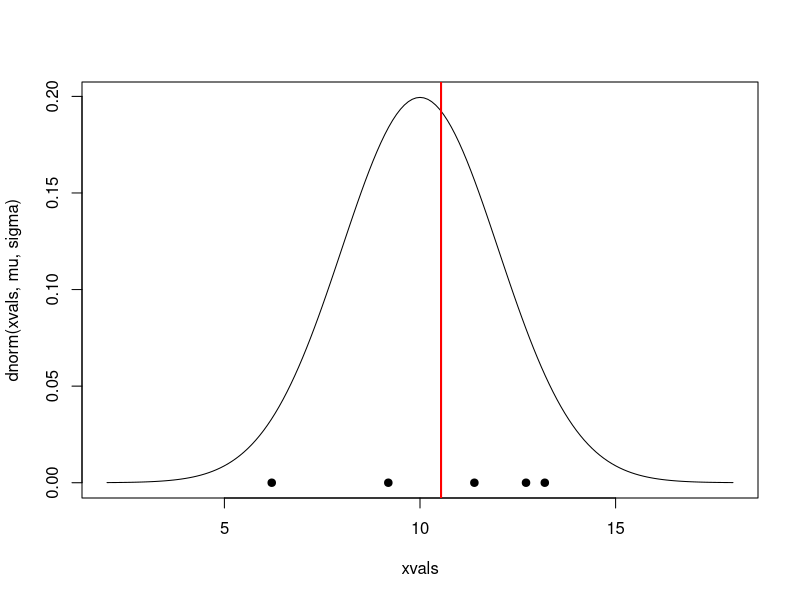
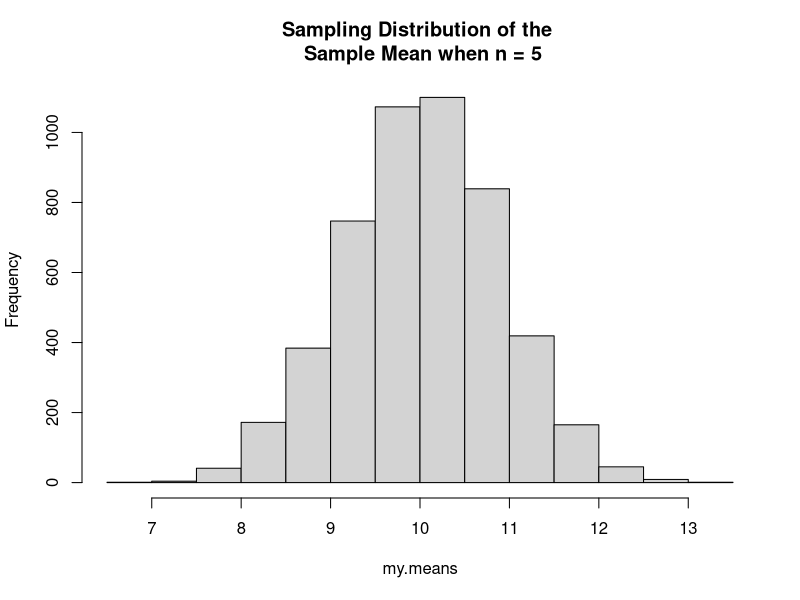
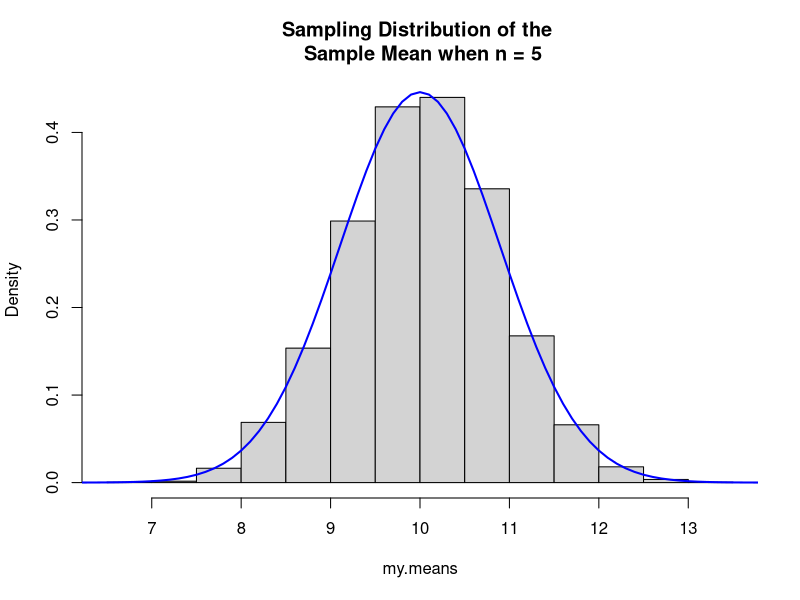
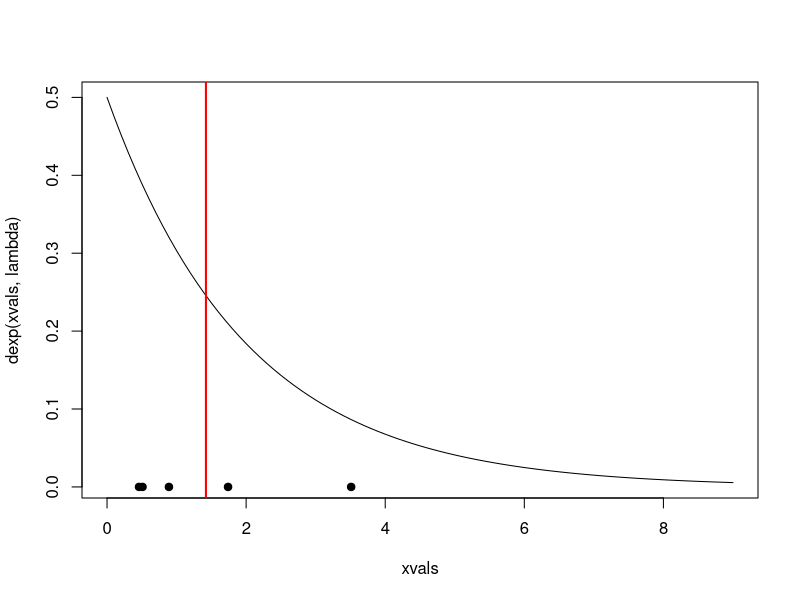
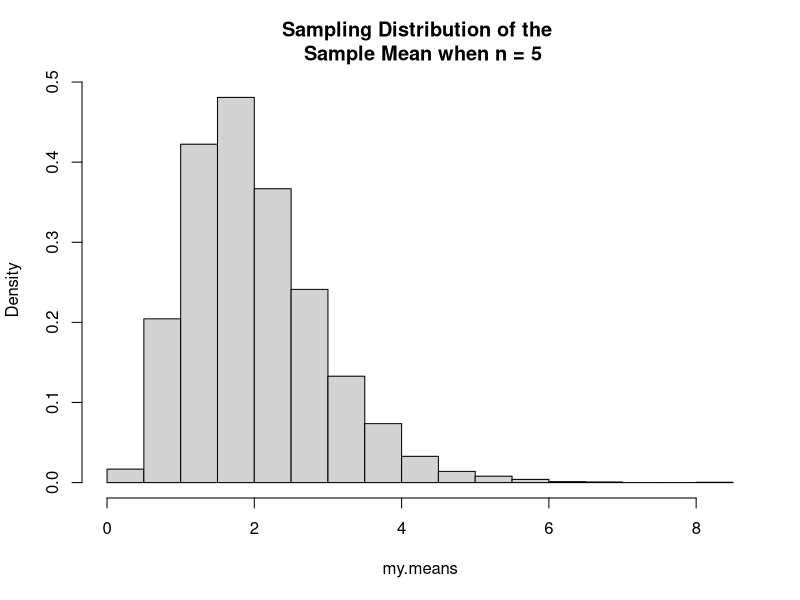

Recreate these plots in R, in order.
## ---- chunk 1

n = 5       # sample size
mu = 10     # population mean
sigma = 2   # population standard deviation

# generate a random sample of n observations from population
my.sample = round(rnorm(n, mu, sigma ),2)  
# look at the sample
my.sample   

# compute the sample mean
my.mean = mean(my.sample)
# look at the sample mean
my.mean     


## visualize all of the above simultaneously

# generate a range of values that span the population
xvals = seq(mu-4*sigma, mu+4*sigma, by=0.1)   

# plot the normal density curve over the above range 
plot(xvals, dnorm(xvals, mu, sigma), type="l")

# plot the n sample points
points(my.sample,rep(0,n), pch=19)

# plot the sample mean
abline(v=my.mean,col="red", lwd=2)          
## ---- chunk 2

n = 5            # sample size
mu = 10          # population mean
sigma = 2        # population standard deviation
nsim = 5000      # number of simulations

# the following code allocates space to save the results for each of our simulated values
my.means = numeric(nsim)   

for (i in 1:nsim) # loop through the iterations in the simulation
{
  my.sample = round(rnorm(n, mu, sigma ), 2)
  my.means[i] = mean(my.sample) 
}

# summarize the simulation results
hist(my.means, main=paste("Sampling Distribution of the \n Sample Mean when n =",n))
mean(my.means)
var(my.means)

# What is the probability that we observe a sample mean larger than 11?
mean(my.means>11)

# What is the probability that we observe a sample mean less than or equal to 9.5?
mean(my.means<=9.5)


## ---- chunk 3
hist(my.means, main=paste("Sampling Distribution of the \n Sample Mean when n =",n),freq=FALSE)
lines(xvals, dnorm(xvals, mu, sigma/sqrt(n)),col="blue",lwd=2)
## ---- chunk 4

n = 5       # sample size
lambda = 0.5
mu = 1/lambda   # population mean
sigma = sqrt(1/lambda^2)  # population standard deviation

# generate a random sample of n observations from population
my.sample = round(rexp(n, lambda),2)  
# look at the sample
my.sample   

# compute the sample mean
my.mean = mean(my.sample)
# look at the sample mean
my.mean     


## visualize all of the above simultaneously

# generate a range of values that span the population
xvals = seq(0,4.5*sigma, by=0.1)   

# plot the normal density curve over the above range 
plot(xvals, dexp(xvals, lambda), type="l")

# plot the n sample points
points(my.sample,rep(0,n), pch=19)

# plot the sample mean
abline(v=my.mean,col="red", lwd=2)          
## ---- chunk 5

n = 5       # sample size
lambda = 0.5
mu = 1/lambda   # population mean
sigma = sqrt(1/lambda^2)  # population standard deviation

# the following code allocates space to save the results for each of our simulated values
my.means = numeric(nsim)   

for (i in 1:nsim) # loop through the iterations in the simulation
{
  my.sample = round(rexp(n, lambda), 2)
  my.means[i] = mean(my.sample) 
}

# summarize the simulation results
hist(my.means, main=paste("Sampling Distribution of the \n Sample Mean when n =",n),freq=FALSE)
mean(my.means)
var(my.means)

